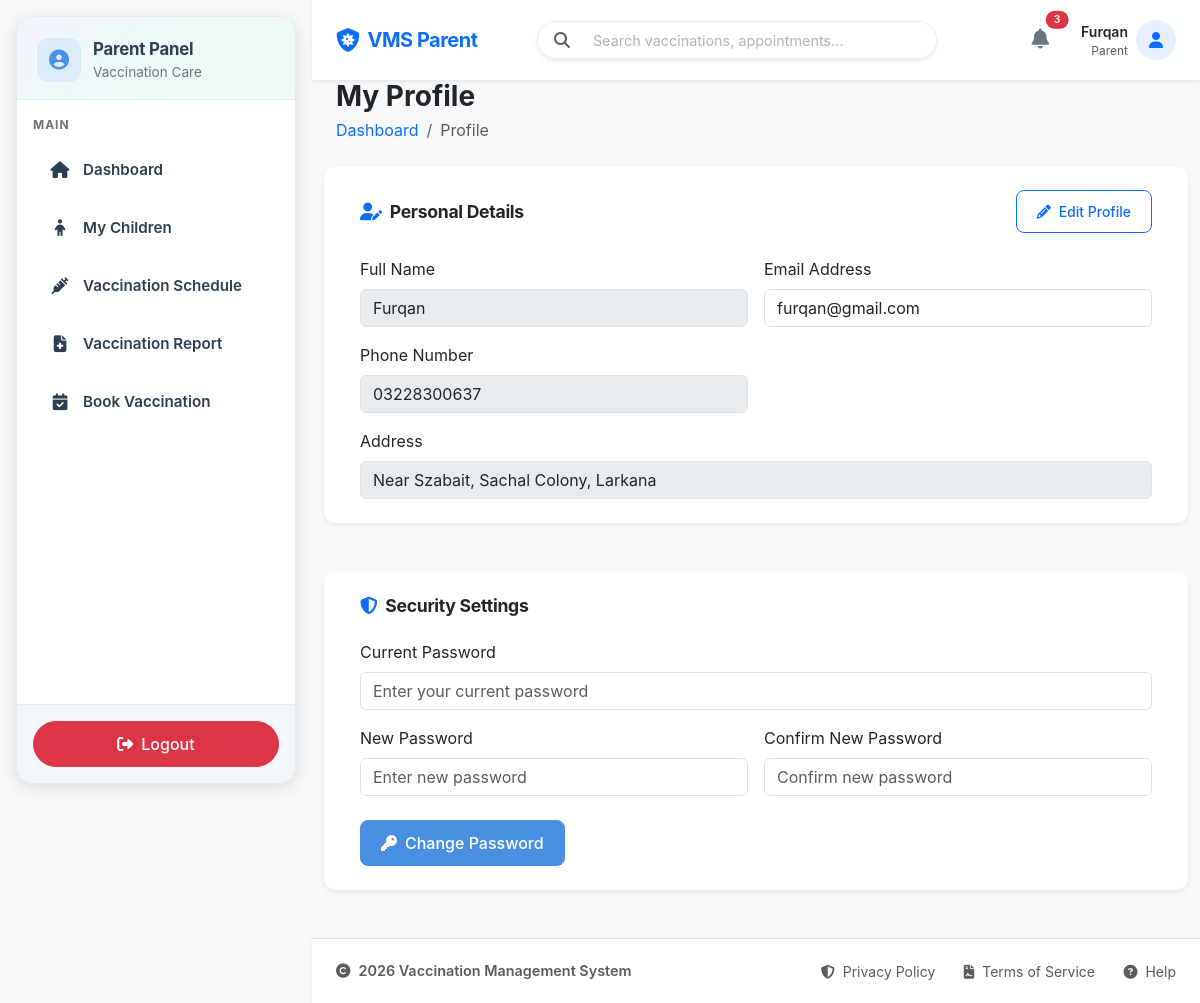
Screenshot of /parent/profile/profile.php (signed in) with the database file from the repository.
### tables this page shows
CREATE TABLE `parents` (
  `id` int(11) NOT NULL,
  `user_id` int(11) NOT NULL,
  `phone` varchar(20) NOT NULL,
  `address` text NOT NULL,
  `created_at` timestamp NOT NULL DEFAULT current_timestamp()
);

CREATE TABLE `users` (
  `id` int(11) NOT NULL,
  `name` varchar(100) NOT NULL,
  `email` varchar(100) NOT NULL,
  `password` varchar(255) NOT NULL,
  `role` enum('admin','parent','hospital') NOT NULL,
  `status` enum('active','inactive') NOT NULL DEFAULT 'active',
  `created_at` timestamp NOT NULL DEFAULT current_timestamp()
);

### parent/profile/profile.php (the view, shortened to what this page needs)
<?php
include '../../config/db.php';
include '../includes/header.php';
include '../includes/sidebar.php';
$parent_id = $_SESSION['user_id'];
$stmt_hospitals = $conn->prepare("SELECT p.id AS parent_id, u.name AS parent_name, u.email, p.phone, p.address, p.created_at AS join_date FROM parents p LEFT JOIN users u ON p.user_id = u.id WHERE u.id = ?");
$stmt_hospitals->bind_param("i", $parent_id);
$stmt_hospitals->execute();
$result_hospitals = $stmt_hospitals->get_result();
$row = $result_hospitals->fetch_assoc();
$parent_profile = [
    'full_name' => $row['parent_name'],
    'email' => $row['email'],
    'phone' => $row['phone'],
    'address' => $row['address'],
    'join_date' => $row['join_date'],
];
?>
<div class="container-fluid px-4">
    <div class="row mb-4">
        <div class="col-12">
            <div class="d-flex justify-content-between align-items-center flex-wrap gap-3">
                <div>
                    <h3 class="mb-1 fw-bold text-dark">My Profile</h3>
                    <nav aria-label="breadcrumb">
                        <ol class="breadcrumb mb-0">
                            <li class="breadcrumb-item"><a href="dashboard.php" class="text-decoration-none">Dashboard</a></li>
                            <li class="breadcrumb-item active" aria-current="page">Profile</li>
                        </ol>
                    </nav>
                </div>
            </div>
        </div>
    </div>
    <div class="row g-4">
        <div class="card border-0 shadow-sm mb-4">
            <div class="card-header bg-white border-0 pt-4 pb-0">
                <div class="d-flex justify-content-between align-items-center">
                    <h5 class="mb-0 fw-bold">
                        <i class="fas fa-user-edit text-primary me-2"></i>Personal Details
                    </h5>
                    <button class="btn btn-outline-primary btn-sm" id="editProfileBtn">
                        <i class="fas fa-pencil-alt me-2"></i>Edit Profile
                    </button>
                </div>
            </div>
            <div class="card-body p-4">
                <form id="profileForm" method="POST">
                    <div class="row g-3">
                        <div class="col-md-6">
                            <label for="fullName" class="form-label">Full Name</label>
                            <input type="text" class="form-control" id="fullName" name="full_name" value="<?= htmlspecialchars($parent_profile['full_name']) ?>" disabled required>
                        </div>
                        <div class="col-md-6">
                            <label for="email" class="form-label">Email Address</label>
                            <input type="email" class="form-control" id="email" name="email" value="<?= htmlspecialchars($parent_profile['email']) ?>" readonly>
                        </div>
                        <div class="col-md-6">
                            <label for="phone" class="form-label">Phone Number</label>
                            <input type="tel" class="form-control" id="phone" name="phone" value="<?= htmlspecialchars($parent_profile['phone']) ?>" disabled required>
                        </div>
                        <div class="col-12">
                            <label for="address" class="form-label">Address</label>
                            <input type="text" class="form-control" id="address" name="address" value="<?= htmlspecialchars($parent_profile['address']) ?>" disabled required>
                        </div>
                    </div>
                </form>
            </div>
        </div>
        <div class="card border-0 shadow-sm">
            <div class="card-header bg-white border-0 pt-4 pb-0">
                <h5 class="mb-0 fw-bold">
                    <i class="fas fa-shield-alt text-primary me-2"></i>Security Settings
                </h5>
            </div>
            <div class="card-body p-4">
                <form id="passwordForm" method="POST">
                    <div class="row g-3">
                        <div class="col-md-12">
                            <label for="currentPassword" class="form-label">Current Password</label>
                            <input type="password" class="form-control" id="currentPassword" name="current_password" placeholder="Enter your current password" required>
                        </div>
                        <div class="col-md-6">
                            <label for="newPassword" class="form-label">New Password</label>
                            <input type="password" class="form-control" id="newPassword" name="new_password" placeholder="Enter new password" required>
                        </div>
                        <div class="col-md-6">
                            <label for="confirmPassword" class="form-label">Confirm New Password</label>
                            <input type="password" class="form-control" id="confirmPassword" name="confirm_password" placeholder="Confirm new password" required>
                        </div>
                    </div>
                    <div class="mt-4">
                        <button type="submit" class="btn btn-primary" name="update_password">
                            <i class="fas fa-key me-2"></i>Change Password
                        </button>
                    </div>
                </form>
            </div>
        </div>
    </div>
</div>
<?php include '../includes/footer.php'; ?>

### assets/css/parent.css (style rules this page uses)
:root { --primary-color: #4A90E2; --primary-dark: #357ABD; --secondary-color: #50C878; --accent-color: #7B68EE; --bg-light: #F8F9FA; --bg-white: #FFFFFF; --text-dark: #2C3E50; --text-muted: #6C757D; --border-color: #E9ECEF; --shadow-sm: 0 2px 8px rgba(0, 0, 0, 0.08); --shadow-md: 0 4px 16px rgba(0, 0, 0, 0.12); --shadow-lg: 0 8px 24px rgba(0, 0, 0, 0.15); --border-radius: 12px; --transition: all 0.3s ease; }
body { font-family: 'Inter', 'Segoe UI', Tahoma, Geneva, Verdana, sans-serif; background-color: var(--bg-light); color: var(--text-dark); min-height: 100vh; display: flex; flex-direction: column; }
@media (min-width: 992px) { body { padding-left: 312px; } }
.card-header { padding: 1.25rem 1.5rem; }
.card-header h5 { font-size: 1.1rem; letter-spacing: -0.3px; }
.card { border: none; border-radius: var(--border-radius); box-shadow: var(--shadow-sm); transition: var(--transition); }
.btn { border-radius: 8px; padding: 0.625rem 1.25rem; font-weight: 500; transition: var(--transition); }
.btn-primary { background-color: var(--primary-color); border-color: var(--primary-color); }
:root { --primary-blue: #4A90E2; --soft-blue: #E3F2FD; --success-green: #4CAF50; --soft-green: #E8F5E9; --warning-orange: #FF9800; --soft-orange: #FFF3E0; --danger-red: #F44336; --soft-red: #FFEBEE; --info-cyan: #00BCD4; --soft-cyan: #E0F7FA; }
.btn { border-radius: 8px; font-weight: 500; transition: all 0.3s ease; }
.card { border-radius: 12px; }

### rows the page displays
parents: full_name "Furqan", email "furqan@gmail.com", phone "03228300637", address "Near Szabait, Sachal Colony, Larkana"

### other values shown
$_SESSION['name'] "Furqan"
